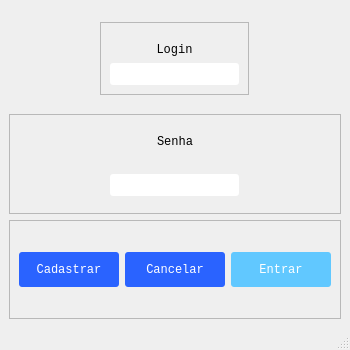
<?xml version="1.0" encoding="UTF-8"?>
<ui version="4.0">
 <class>window_login</class>
 <widget class="QMainWindow" name="window_login">
  <property name="geometry">
   <rect>
    <x>0</x>
    <y>0</y>
    <width>350</width>
    <height>350</height>
   </rect>
  </property>
  <property name="minimumSize">
   <size>
    <width>350</width>
    <height>350</height>
   </size>
  </property>
  <property name="maximumSize">
   <size>
    <width>350</width>
    <height>350</height>
   </size>
  </property>
  <property name="font">
   <font>
    <family>Consolas</family>
   </font>
  </property>
  <property name="windowTitle">
   <string>MainWindow</string>
  </property>
  <widget class="QWidget" name="centralwidget">
   <layout class="QVBoxLayout" name="verticalLayout_3">
    <item alignment="Qt::AlignHCenter|Qt::AlignVCenter">
     <widget class="QFrame" name="frame_login">
      <property name="maximumSize">
       <size>
        <width>350</width>
        <height>350</height>
       </size>
      </property>
      <property name="frameShape">
       <enum>QFrame::StyledPanel</enum>
      </property>
      <property name="frameShadow">
       <enum>QFrame::Raised</enum>
      </property>
      <layout class="QVBoxLayout" name="verticalLayout_4">
       <item>
        <widget class="QLabel" name="l_login">
         <property name="minimumSize">
          <size>
           <width>0</width>
           <height>25</height>
          </size>
         </property>
         <property name="maximumSize">
          <size>
           <width>750</width>
           <height>15</height>
          </size>
         </property>
         <property name="text">
          <string>Login</string>
         </property>
         <property name="alignment">
          <set>Qt::AlignCenter</set>
         </property>
        </widget>
       </item>
       <item alignment="Qt::AlignHCenter">
        <widget class="QLineEdit" name="le_login">
         <property name="styleSheet">
          <string notr="true">QLineEdit {
	padding: 3px;
	border-radius: 3px;
}</string>
         </property>
        </widget>
       </item>
      </layout>
     </widget>
    </item>
    <item>
     <widget class="QFrame" name="frame_frame">
      <property name="maximumSize">
       <size>
        <width>350</width>
        <height>350</height>
       </size>
      </property>
      <property name="frameShape">
       <enum>QFrame::StyledPanel</enum>
      </property>
      <property name="frameShadow">
       <enum>QFrame::Raised</enum>
      </property>
      <layout class="QVBoxLayout" name="verticalLayout">
       <item alignment="Qt::AlignHCenter|Qt::AlignVCenter">
        <widget class="QLabel" name="l_senha">
         <property name="text">
          <string>Senha</string>
         </property>
         <property name="alignment">
          <set>Qt::AlignCenter</set>
         </property>
        </widget>
       </item>
       <item alignment="Qt::AlignHCenter|Qt::AlignVCenter">
        <widget class="QLineEdit" name="le_Senha">
         <property name="maximumSize">
          <size>
           <width>300</width>
           <height>25</height>
          </size>
         </property>
         <property name="styleSheet">
          <string notr="true">QLineEdit {
	padding: 3px;
	border-radius: 3px;
}</string>
         </property>
         <property name="text">
          <string/>
         </property>
         <property name="echoMode">
          <enum>QLineEdit::Password</enum>
         </property>
         <property name="alignment">
          <set>Qt::AlignLeading|Qt::AlignLeft|Qt::AlignVCenter</set>
         </property>
        </widget>
       </item>
      </layout>
     </widget>
    </item>
    <item>
     <widget class="QFrame" name="frame_btn">
      <property name="maximumSize">
       <size>
        <width>350</width>
        <height>350</height>
       </size>
      </property>
      <property name="frameShape">
       <enum>QFrame::StyledPanel</enum>
      </property>
      <property name="frameShadow">
       <enum>QFrame::Raised</enum>
      </property>
      <layout class="QHBoxLayout" name="horizontalLayout">
       <item>
        <widget class="QPushButton" name="btn_cadastrar">
         <property name="maximumSize">
          <size>
           <width>300</width>
           <height>35</height>
          </size>
         </property>
         <property name="cursor">
          <cursorShape>PointingHandCursor</cursorShape>
         </property>
         <property name="styleSheet">
          <string notr="true">QPushButton {
	padding: 8px;
	border-radius: 3px;
	background-color: rgb(42, 99, 255);
	color: white;
}

QPushButton:hover {
	cursor: pointer;
}</string>
         </property>
         <property name="text">
          <string>Cadastrar</string>
         </property>
         <property name="checkable">
          <bool>false</bool>
         </property>
        </widget>
       </item>
       <item>
        <widget class="QPushButton" name="btn_cancelar">
         <property name="maximumSize">
          <size>
           <width>300</width>
           <height>35</height>
          </size>
         </property>
         <property name="cursor">
          <cursorShape>PointingHandCursor</cursorShape>
         </property>
         <property name="styleSheet">
          <string notr="true">QPushButton {
	padding: 8px;
	border-radius: 3px;
	background-color: rgb(42, 99, 255);
	color: white;
}</string>
         </property>
         <property name="text">
          <string>Cancelar</string>
         </property>
         <property name="checkable">
          <bool>false</bool>
         </property>
        </widget>
       </item>
       <item>
        <widget class="QPushButton" name="btn_entrar">
         <property name="maximumSize">
          <size>
           <width>300</width>
           <height>35</height>
          </size>
         </property>
         <property name="cursor">
          <cursorShape>PointingHandCursor</cursorShape>
         </property>
         <property name="styleSheet">
          <string notr="true">QPushButton {
	padding: 8px;
	border-radius: 3px;
	background-color: rgb(97, 200, 255);
	color: white;
}</string>
         </property>
         <property name="text">
          <string>Entrar</string>
         </property>
         <property name="checkable">
          <bool>false</bool>
         </property>
        </widget>
       </item>
      </layout>
      <zorder>btn_cancelar</zorder>
      <zorder>btn_entrar</zorder>
      <zorder>btn_cadastrar</zorder>
     </widget>
    </item>
   </layout>
  </widget>
  <widget class="QStatusBar" name="statusbar"/>
 </widget>
 <resources/>
 <connections/>
</ui>
